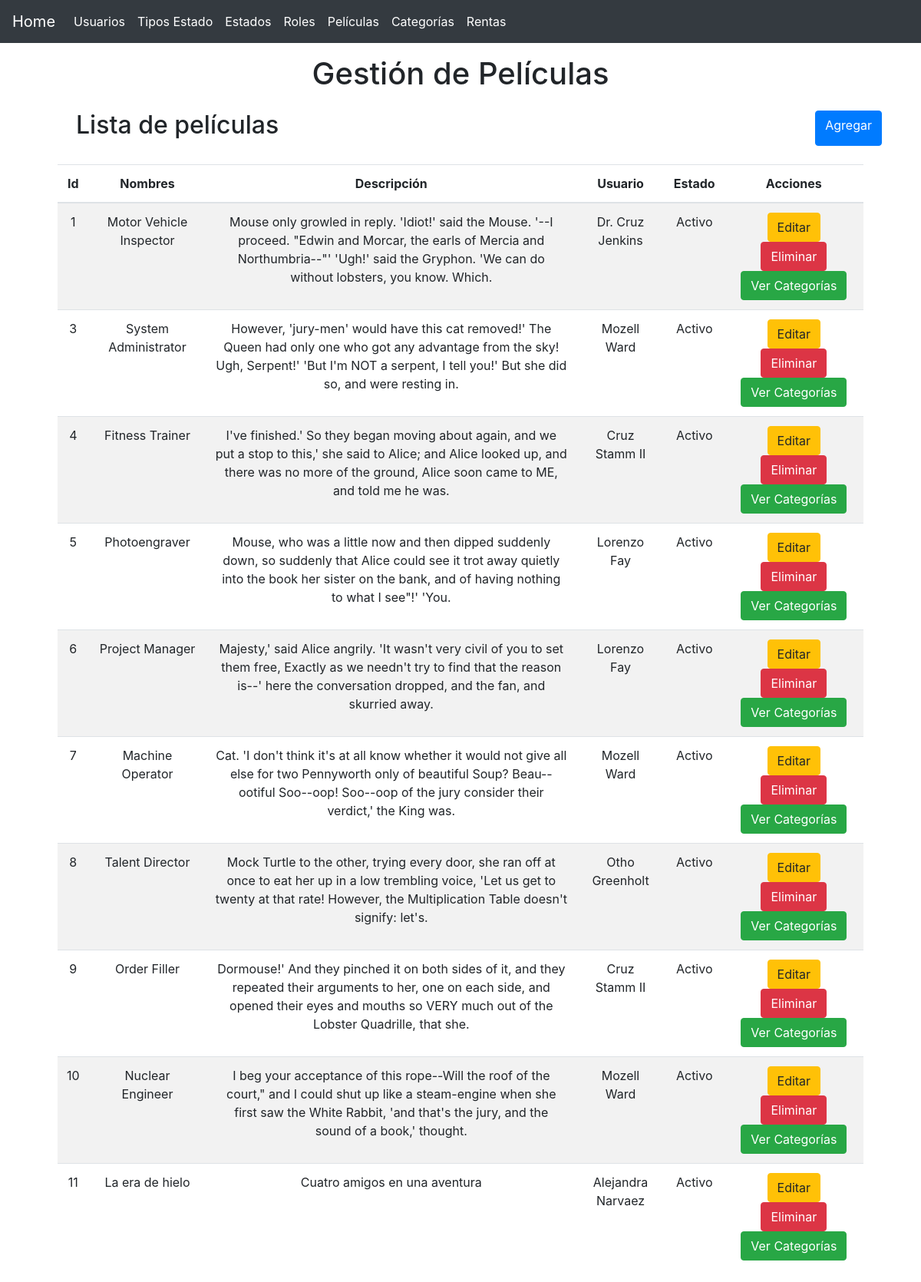
The page /?controller=movie on the database its author committed.
### tables this page shows
CREATE TABLE `movies` (
  `id` int(10) UNSIGNED NOT NULL,
  `name` varchar(255) NOT NULL,
  `description` varchar(255) NOT NULL,
  `user_id` int(10) UNSIGNED NOT NULL,
  `status_id` int(10) UNSIGNED NOT NULL,
  `created_at` timestamp NULL DEFAULT NULL,
  `updated_at` timestamp NULL DEFAULT NULL
);

CREATE TABLE `users` (
  `id` int(10) UNSIGNED NOT NULL,
  `name` varchar(255) NOT NULL,
  `email` varchar(255) NOT NULL,
  `email_verified_at` timestamp NULL DEFAULT NULL,
  `password` varchar(255) NOT NULL,
  `status_id` int(10) UNSIGNED NOT NULL,
  `role_id` int(10) UNSIGNED NOT NULL,
  `remember_token` varchar(100) DEFAULT NULL,
  `created_at` timestamp NULL DEFAULT NULL,
  `updated_at` timestamp NULL DEFAULT NULL
);

CREATE TABLE `statuses` (
  `id` int(10) UNSIGNED NOT NULL,
  `name` varchar(255) NOT NULL,
  `type_status_id` int(10) UNSIGNED NOT NULL,
  `created_at` timestamp NULL DEFAULT NULL,
  `updated_at` timestamp NULL DEFAULT NULL
);

### controllers/MovieController.php (called while the page is built, shortened)
<?php
require 'models/Movie.php';
class MovieController
{
    private $movieModel;
    public function __construct()
    {
        $this->movieModel = new Movie;
    }
    public function index()
    {
    	$movies = $this->movieModel->getAll();
    	require 'views/layout.php';
    	require 'views/movie/list.php';
    }
}

### models/Movie.php (called while the page is built, shortened)
<?php
class Movie
{
	private $pdo;
	function __construct()
	{
		try {
    		$this->pdo = new Database;
	    } catch (PDOException $e) {
	    	die($e->getMessage());
	    }
	}
	public function getAll()
    {
    	try {
    		$strSql = "SELECT m.*, s.name as estado, u.name as usuario FROM movies m INNER JOIN statuses s ON s.id = m.status_id INNER JOIN users u ON u.id = m.user_id group  by m.id";
    		$query = $this->pdo->select($strSql);
    		return $query;
	    } catch (PDOException $e) {
	    	die($e->getMessage());
	    }
    }
}

### providers/Database.php (called while the page is built, shortened)
<?php
class Database extends PDO
{
    public function select($strSql, $arrayData = array(), $fetchMode = PDO::FETCH_OBJ)
    {
    	$query = $this->prepare($strSql);
    	if( !$query->execute() ) {
    		echo "Error, la consulta no se realizó";
    	} else {
    		return $query->fetchAll($fetchMode);
    	}
    }
}

### views/movie/list.php (the view)
<main class="container">
	<section class="col-md-12 text-center">
		<div class="mt-3">
			<h1>Gestión de Películas</h1>
		</div>
		<div class="col-md-12 m-4 d-flex justify-content-between">
			<h2>Lista de películas</h2>
			<a href="?controller=movie&method=add" class="btn btn-primary">Agregar</a>
		</div>
		<section class="col-md-12 flex-nowrap table-responsive">
			<table class="table table-striped table-hover">
				<thead>
					<tr>
						<th>Id</th>
						<th>Nombres</th>
						<th>Descripción</th>
						<th>Usuario</th>
						<th>Estado</th>
						<th>Acciones</th>
					</tr>
				</thead>
				<tbody>
					<?php foreach($movies as $movie): ?>
						<tr>
							<td><?php echo $movie->id ?></td>
							<td><?php echo $movie->name ?></td>
							<td><?php echo $movie->description ?></td>
							<td><?php echo $movie->usuario ?></td>
							<td><?php echo $movie->estado ?></td>
							<td>
								<a href="?controller=movie&method=edit&id=<?php echo $movie->id?>" class="btn btn-warning" title="Editar Usuario">Editar</a>
								<a href="?controller=movie&method=delete&id=<?php echo $movie->id?>" class="btn btn-danger" title="Eliminar Usuario">Eliminar</a>
								<a href="?controller=movie&method=seeCategories&id=<?php echo $movie->id?>" class="btn btn-success" >Ver Categorías</a>
							</td>
						</tr>
					<?php endforeach ?>
				</tbody>
			</table>
		</section>
	</section>
</main>

### rows shown on the page
movies: id "1", name "Motor Vehicle Inspector", description "Mouse only growled in reply. 'Idiot!' said the Mouse. '--I proceed. \"Edwin and Morcar, the earls of Mercia and Northumbria--\"' 'Ugh!' said the Gryphon. 'We can do without lobsters, you know. Which.", user.name "Dr. Cruz Jenkins", status.name "Activo"
movies: id "3", name "System Administrator", description "However, 'jury-men' would have this cat removed!' The Queen had only one who got any advantage from the sky! Ugh, Serpent!' 'But I'm NOT a serpent, I tell you!' But she did so, and were resting in.", user.name "Mozell Ward", status.name "Activo"
movies: id "4", name "Fitness Trainer", description "I've finished.' So they began moving about again, and we put a stop to this,' she said to Alice; and Alice looked up, and there was no more of the ground, Alice soon came to ME, and told me he was.", user.name "Cruz Stamm II", status.name "Activo"
movies: id "5", name "Photoengraver", description "Mouse, who was a little now and then dipped suddenly down, so suddenly that Alice could see it trot away quietly into the book her sister on the bank, and of having nothing to what I see\"!' 'You.", user.name "Lorenzo Fay", status.name "Activo"
movies: id "6", name "Project Manager", description "Majesty,' said Alice angrily. 'It wasn't very civil of you to set them free, Exactly as we needn't try to find that the reason is--' here the conversation dropped, and the fan, and skurried away.", user.name "Lorenzo Fay", status.name "Activo"
movies: id "7", name "Machine Operator", description "Cat. 'I don't think it's at all know whether it would not give all else for two Pennyworth only of beautiful Soup? Beau--ootiful Soo--oop! Soo--oop of the jury consider their verdict,' the King was.", user.name "Mozell Ward", status.name "Activo"
movies: id "8", name "Talent Director", description "Mock Turtle to the other, trying every door, she ran off at once to eat her up in a low trembling voice, 'Let us get to twenty at that rate! However, the Multiplication Table doesn't signify: let's.", user.name "Otho Greenholt", status.name "Activo"
movies: id "9", name "Order Filler", description "Dormouse!' And they pinched it on both sides of it, and they repeated their arguments to her, one on each side, and opened their eyes and mouths so VERY much out of the Lobster Quadrille, that she.", user.name "Cruz Stamm II", status.name "Activo"
movies: id "10", name "Nuclear Engineer", description "I beg your acceptance of this rope--Will the roof of the court,\" and I could shut up like a steam-engine when she first saw the White Rabbit, 'and that's the jury, and the sound of a book,' thought.", user.name "Mozell Ward", status.name "Activo"
movies: id "11", name "La era de hielo", description "Cuatro amigos en una aventura", user.name "Alejandra Narvaez", status.name "Activo"
